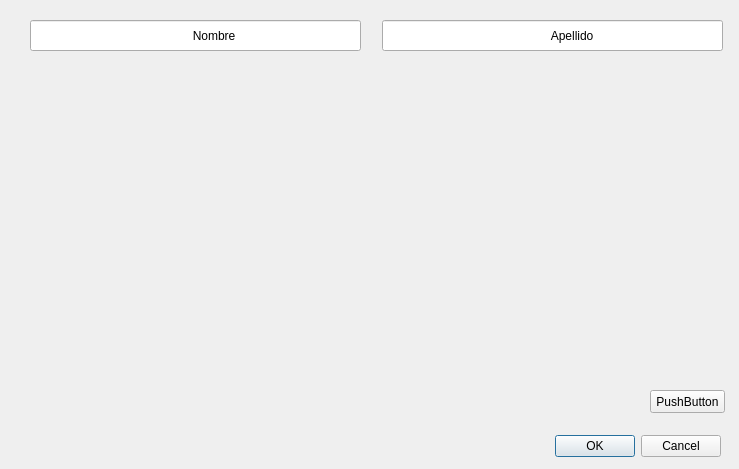
<?xml version="1.0" encoding="UTF-8"?>
<ui version="4.0">
 <class>creditosUsuarios</class>
 <widget class="QDialog" name="creditosUsuarios">
  <property name="geometry">
   <rect>
    <x>0</x>
    <y>0</y>
    <width>739</width>
    <height>469</height>
   </rect>
  </property>
  <property name="windowTitle">
   <string>Dialog</string>
  </property>
  <widget class="QDialogButtonBox" name="buttonBox">
   <property name="geometry">
    <rect>
     <x>380</x>
     <y>430</y>
     <width>341</width>
     <height>32</height>
    </rect>
   </property>
   <property name="orientation">
    <enum>Qt::Horizontal</enum>
   </property>
   <property name="standardButtons">
    <set>QDialogButtonBox::Cancel|QDialogButtonBox::Ok</set>
   </property>
  </widget>
  <widget class="QPushButton" name="pushButton">
   <property name="geometry">
    <rect>
     <x>650</x>
     <y>390</y>
     <width>75</width>
     <height>23</height>
    </rect>
   </property>
   <property name="text">
    <string>PushButton</string>
   </property>
  </widget>
  <widget class="QLineEdit" name="lineEdit">
   <property name="geometry">
    <rect>
     <x>30</x>
     <y>20</y>
     <width>331</width>
     <height>31</height>
    </rect>
   </property>
   <property name="text">
    <string>                                                Nombre</string>
   </property>
  </widget>
  <widget class="QLineEdit" name="lineEdit_2">
   <property name="geometry">
    <rect>
     <x>382</x>
     <y>20</y>
     <width>341</width>
     <height>31</height>
    </rect>
   </property>
   <property name="text">
    <string>                                                  Apellido</string>
   </property>
  </widget>
 </widget>
 <resources/>
 <connections>
  <connection>
   <sender>buttonBox</sender>
   <signal>accepted()</signal>
   <receiver>creditosUsuarios</receiver>
   <slot>accept()</slot>
   <hints>
    <hint type="sourcelabel">
     <x>248</x>
     <y>254</y>
    </hint>
    <hint type="destinationlabel">
     <x>157</x>
     <y>274</y>
    </hint>
   </hints>
  </connection>
  <connection>
   <sender>buttonBox</sender>
   <signal>rejected()</signal>
   <receiver>creditosUsuarios</receiver>
   <slot>reject()</slot>
   <hints>
    <hint type="sourcelabel">
     <x>316</x>
     <y>260</y>
    </hint>
    <hint type="destinationlabel">
     <x>286</x>
     <y>274</y>
    </hint>
   </hints>
  </connection>
 </connections>
</ui>
